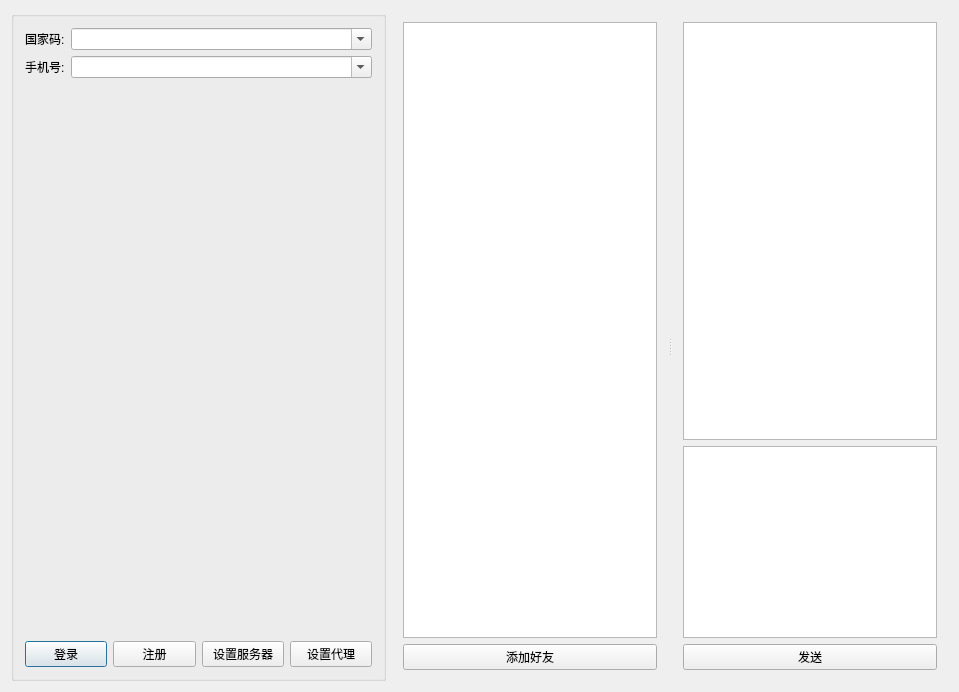
<?xml version="1.0" encoding="UTF-8"?>
<ui version="4.0">
 <class>Dialog</class>
 <widget class="QDialog" name="Dialog">
  <property name="windowModality">
   <enum>Qt::ApplicationModal</enum>
  </property>
  <property name="geometry">
   <rect>
    <x>0</x>
    <y>0</y>
    <width>959</width>
    <height>692</height>
   </rect>
  </property>
  <property name="windowTitle">
   <string>Whatsapp</string>
  </property>
  <layout class="QHBoxLayout" name="horizontalLayout_5">
   <item>
    <widget class="QGroupBox" name="login_group">
     <property name="title">
      <string/>
     </property>
     <layout class="QVBoxLayout" name="verticalLayout_2">
      <item>
       <layout class="QHBoxLayout" name="horizontalLayout" stretch="0,1">
        <item>
         <widget class="QLabel" name="label">
          <property name="text">
           <string>国家码:</string>
          </property>
         </widget>
        </item>
        <item>
         <widget class="QComboBox" name="ccs">
          <property name="editable">
           <bool>true</bool>
          </property>
         </widget>
        </item>
       </layout>
      </item>
      <item>
       <layout class="QHBoxLayout" name="horizontalLayout_2" stretch="0,1">
        <item>
         <widget class="QLabel" name="label_2">
          <property name="text">
           <string>手机号:</string>
          </property>
         </widget>
        </item>
        <item>
         <widget class="QComboBox" name="phones">
          <property name="editable">
           <bool>true</bool>
          </property>
         </widget>
        </item>
       </layout>
      </item>
      <item>
       <widget class="QLabel" name="tips">
        <property name="text">
         <string/>
        </property>
       </widget>
      </item>
      <item>
       <layout class="QHBoxLayout" name="horizontalLayout_3">
        <item>
         <widget class="QPushButton" name="login">
          <property name="text">
           <string>登录</string>
          </property>
         </widget>
        </item>
        <item>
         <widget class="QPushButton" name="register_2">
          <property name="text">
           <string>注册</string>
          </property>
         </widget>
        </item>
        <item>
         <widget class="QPushButton" name="setserver">
          <property name="text">
           <string>设置服务器</string>
          </property>
         </widget>
        </item>
        <item>
         <widget class="QPushButton" name="setproxy">
          <property name="text">
           <string>设置代理</string>
          </property>
         </widget>
        </item>
       </layout>
      </item>
     </layout>
    </widget>
   </item>
   <item>
    <widget class="QSplitter" name="chat_group">
     <property name="minimumSize">
      <size>
       <width>50</width>
       <height>0</height>
      </size>
     </property>
     <property name="orientation">
      <enum>Qt::Horizontal</enum>
     </property>
     <widget class="QWidget" name="">
      <layout class="QVBoxLayout" name="verticalLayout_4">
       <item>
        <widget class="QListWidget" name="contactlists">
         <property name="contextMenuPolicy">
          <enum>Qt::CustomContextMenu</enum>
         </property>
         <property name="editTriggers">
          <set>QAbstractItemView::NoEditTriggers</set>
         </property>
         <property name="dragDropMode">
          <enum>QAbstractItemView::NoDragDrop</enum>
         </property>
         <property name="selectionMode">
          <enum>QAbstractItemView::ExtendedSelection</enum>
         </property>
         <property name="viewMode">
          <enum>QListView::IconMode</enum>
         </property>
        </widget>
       </item>
       <item>
        <layout class="QHBoxLayout" name="horizontalLayout_4">
         <item>
          <widget class="QPushButton" name="addcontact">
           <property name="text">
            <string>添加好友</string>
           </property>
          </widget>
         </item>
        </layout>
       </item>
      </layout>
     </widget>
     <widget class="QWidget" name="">
      <layout class="QVBoxLayout" name="verticalLayout_3" stretch="1,0,0">
       <item>
        <widget class="QTextBrowser" name="output">
         <property name="verticalScrollBarPolicy">
          <enum>Qt::ScrollBarAsNeeded</enum>
         </property>
        </widget>
       </item>
       <item>
        <widget class="QTextEdit" name="sendcontent"/>
       </item>
       <item>
        <widget class="QPushButton" name="send">
         <property name="text">
          <string>发送</string>
         </property>
        </widget>
       </item>
      </layout>
     </widget>
    </widget>
   </item>
  </layout>
 </widget>
 <layoutdefault spacing="6" margin="11"/>
 <resources/>
 <connections/>
</ui>
